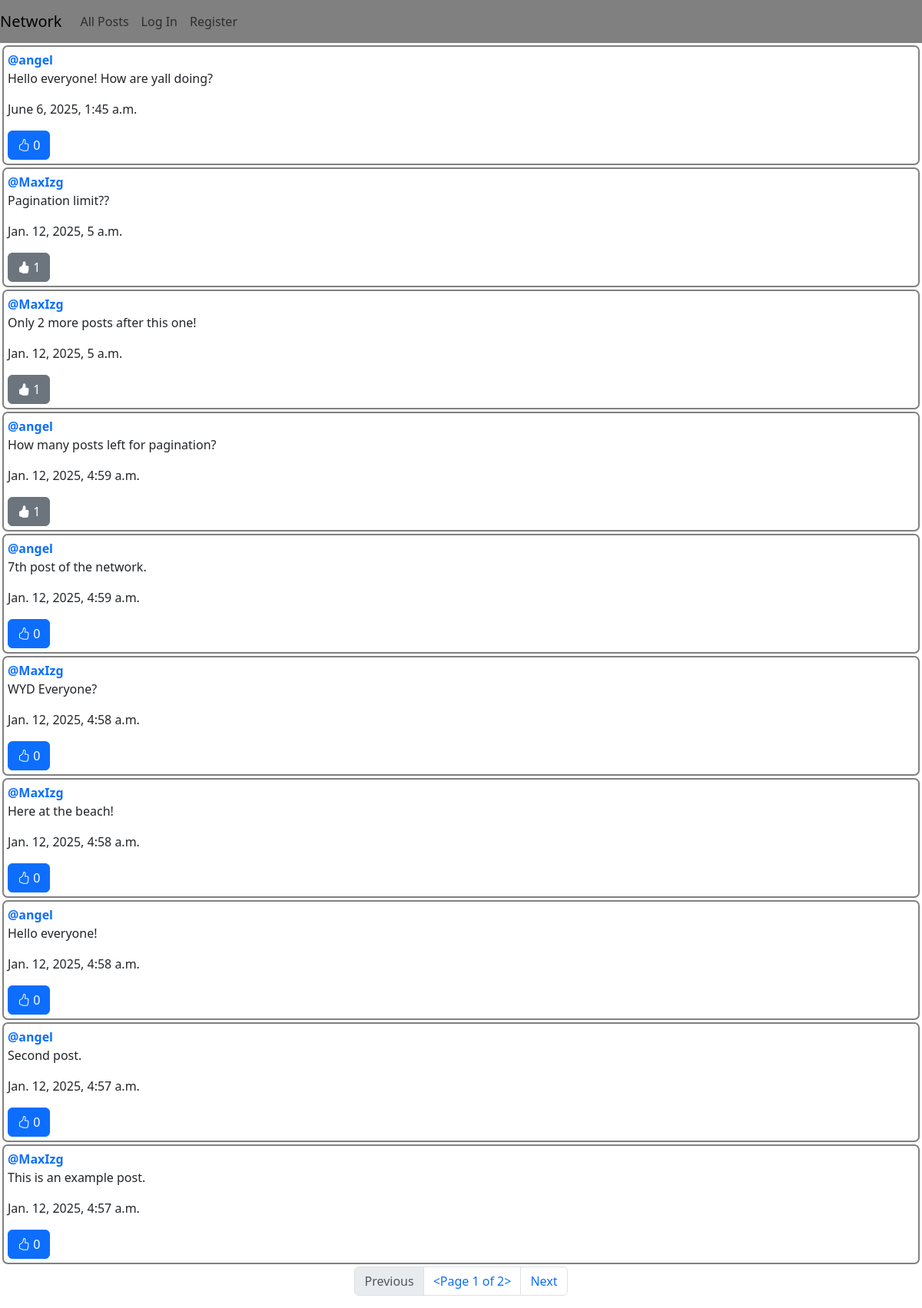
The page / on the database its author committed.
### network/models.py (models this page shows, shortened)
class Post(models.Model):
    paginate_by = 10
    id = models.BigAutoField(primary_key=True)
    content = models.TextField(blank=False)
    author = models.ForeignKey(User, on_delete=models.CASCADE, blank=True, null=True, related_name="author")
    timestamp = models.DateTimeField(auto_now_add=True)
    is_liked_by = models.ManyToManyField(User, related_name='liked_posts', blank=True)
    like_count = models.PositiveIntegerField(default=0)
    liked = models.BooleanField(default=False)

class User(AbstractUser):
    pass

### network/views.py (the view)
# urls.py: path("", views.index, name="index"),
def index(request):
    posts = Post.objects.all().order_by('-timestamp')
    page = Paginator(posts, 10)
    page_num = request.GET.get("page")
    page_obj = page.get_page(page_num)
    return render(request, "network/index.html", {'page_obj': page_obj})

### network/templates/network/index.html (shortened to what this page needs)
{% extends "network/layout.html" %} {% block body %}
{% if page_obj %}
<div id="posts-container">
  {% for post in page_obj %}
  <div class="post-container" data-postID="{{ post.id }}">
    <div class="d-flex align-items-center - justify-content-betweem">
      <a class="user_hyperlink me-2" href="{% url 'profile' post.author %}"><strong>@{{ post.author }}</strong></a>
    </div>
    <p class="post-content">{{ post.content }}</p>
    <p class="timestamp">{{ post.timestamp }}</p>
    <button
      class="like-button btn {% if post.liked %}bi-hand-thumbs-up-fill btn-secondary{% else %}bi-hand-thumbs-up btn-primary{% endif %}"
      onclick="toggle_like(this)"
    >
      {{ post.like_count }}
    </button>
  </div>
  {% endfor %}
</div>
{% endif %}
<nav class="d-flex justify-content-center">
  <ul class="pagination">
    <li class="page-item">
      <a
        class="page-link {% if not page_obj.has_previous %}disabled{% endif %}"
        href="?page={% if page_obj.has_previous %}{{ page_obj.previous_page_number }}{% endif %}"
        tabindex="-1"
        >Previous</a
      >
    </li>
    <li class="page-item"><a class="page-link">{{ page_obj }}</a></li>
    <li class="page-item">
      <a
        class="page-link {% if not page_obj.has_next %}disabled{% endif %}"
        href="?page={% if page_obj.has_next %}{{ page_obj.next_page_number }}{% endif %}"
        >Next</a
      >
    </li>
  </ul>
</nav>
{% endblock %}

### network/templates/network/layout.html (shortened to what this page needs)
{% load static %}
<!DOCTYPE html>
<html lang="en">
  <head>
    <link
      href="https://cdn.jsdelivr.net/npm/bootstrap@5.3.3/dist/css/bootstrap.min.css"
      rel="stylesheet"
    />
    <link href="{% static 'network/style.css' %}" rel="stylesheet" />
    <link rel="stylesheet" href="https://cdn.jsdelivr.net/npm/bootstrap-icons@1.10.5/font/bootstrap-icons.css" />
  </head>
  <body>
    <nav class="navbar navbar-expand-lg navbar-light" style="background-color: gray">
      <a class="navbar-brand" href="{% url 'index' %}">Network</a>
      <div>
        <ul class="navbar-nav mr-auto">
          <li class="nav-item">
            <a class="nav-link" href="{% url 'view' 'all_posts' %}">All Posts </a>
          </li>
          {% if user.is_authenticated %}
          <li class="nav-item">
            <a class="nav-link" href="{% url 'view' 'following' %}">Following</a>
          </li>
          <li class="nav-item">
            <a class="nav-link" href="{% url 'logout' %}">Log Out</a>
          </li>
          {% else %}
          <li class="nav-item">
            <a class="nav-link" href="{% url 'login' %}">Log In</a>
          </li>
          <li class="nav-item">
            <a class="nav-link" href="{% url 'register' %}">Register</a>
          </li>
          {% endif %}
        </ul>
      </div>
    </nav>
    <div class="body">
      {% block body %} {% endblock %}
    </div>
  </body>
</html>

### network/static/network/style.css (style rules this page uses)
.post-container { border: 2px solid gray; border-radius: 7px; margin: 3px; padding: 5px; }
.user_hyperlink { text-decoration: none; }

### rows shown on the page
Post: author "angel", content "Hello everyone! How are yall doing?", timestamp "June 6, 2025, 1:45 a.m.", like_count "0"
Post: author "MaxIzg", content "Pagination limit??", timestamp "Jan. 12, 2025, 5 a.m.", like_count "1"
Post: author "MaxIzg", content "Only 2 more posts after this one!", timestamp "Jan. 12, 2025, 5 a.m.", like_count "1"
Post: author "angel", content "How many posts left for pagination?", timestamp "Jan. 12, 2025, 4:59 a.m.", like_count "1"
Post: author "angel", content "7th post of the network.", timestamp "Jan. 12, 2025, 4:59 a.m.", like_count "0"
Post: author "MaxIzg", content "WYD Everyone?", timestamp "Jan. 12, 2025, 4:58 a.m.", like_count "0"
Post: author "MaxIzg", content "Here at the beach!", timestamp "Jan. 12, 2025, 4:58 a.m.", like_count "0"
Post: author "angel", content "Hello everyone!", timestamp "Jan. 12, 2025, 4:58 a.m.", like_count "0"
Post: author "angel", content "Second post.", timestamp "Jan. 12, 2025, 4:57 a.m.", like_count "0"
Post: author "MaxIzg", content "This is an example post.", timestamp "Jan. 12, 2025, 4:57 a.m.", like_count "0"

### other values the page prints
{{ page_obj }} "<Page 1 of 2>"
